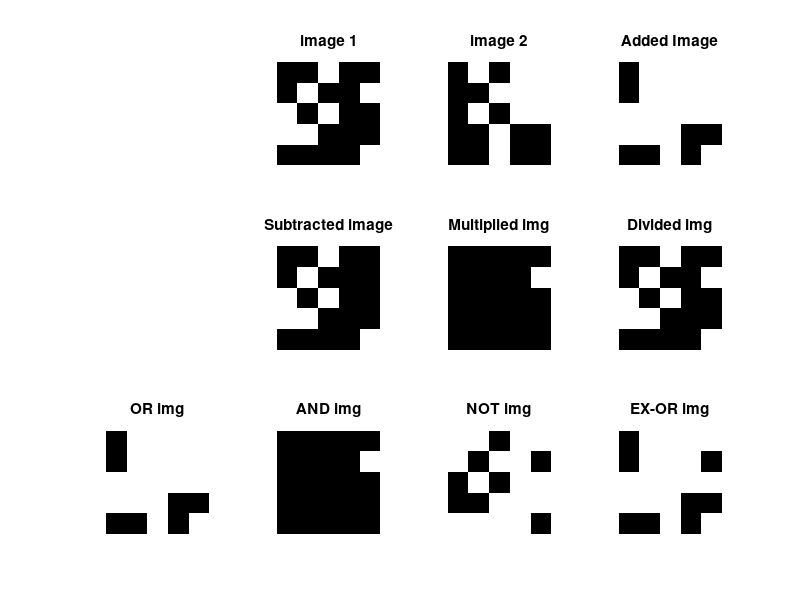

Reproduce this figure in MATLAB.
clc;
clear all;
close all;
a = [0 0 255 0 0; 0 255 0 0 255; 255 0 255 0 0; 255 255 0 0 0; 0 0 0 0 255];
subplot(3,4,2);
imshow(a); title("image 1");
b = [0 255 0 255 255; 0 0 255 255 255; 0 255 0 255 255; 0 0 255 0 0; 0 0 255 0 0];
subplot(3,4,3);
imshow(b); title("image 2");
subplot(3,4,4);
c = imadd(a,b);
imshow(c); title("Added Image");
subplot(3,4,6);
d = imsubtract(a,b);
imshow(d);title("Subtracted image");
subplot(3,4,7);
e = immultiply(a,b);
imshow(e); title("Multiplied img");
subplot(3,4,8);
f = imdivide(a,b); 
imshow(f); title("Divided img");
subplot(3,4,9);
g = or(a,b);
imshow(g); title("OR img");
subplot(3,4,10);
h = and(a,b);
imshow(h); title("AND img");
subplot(3,4,11);
i = not(a);
imshow(i); title("NOT img");
subplot(3,4,12);
j = xor(a,b);
imshow(j); title("EX-OR img");